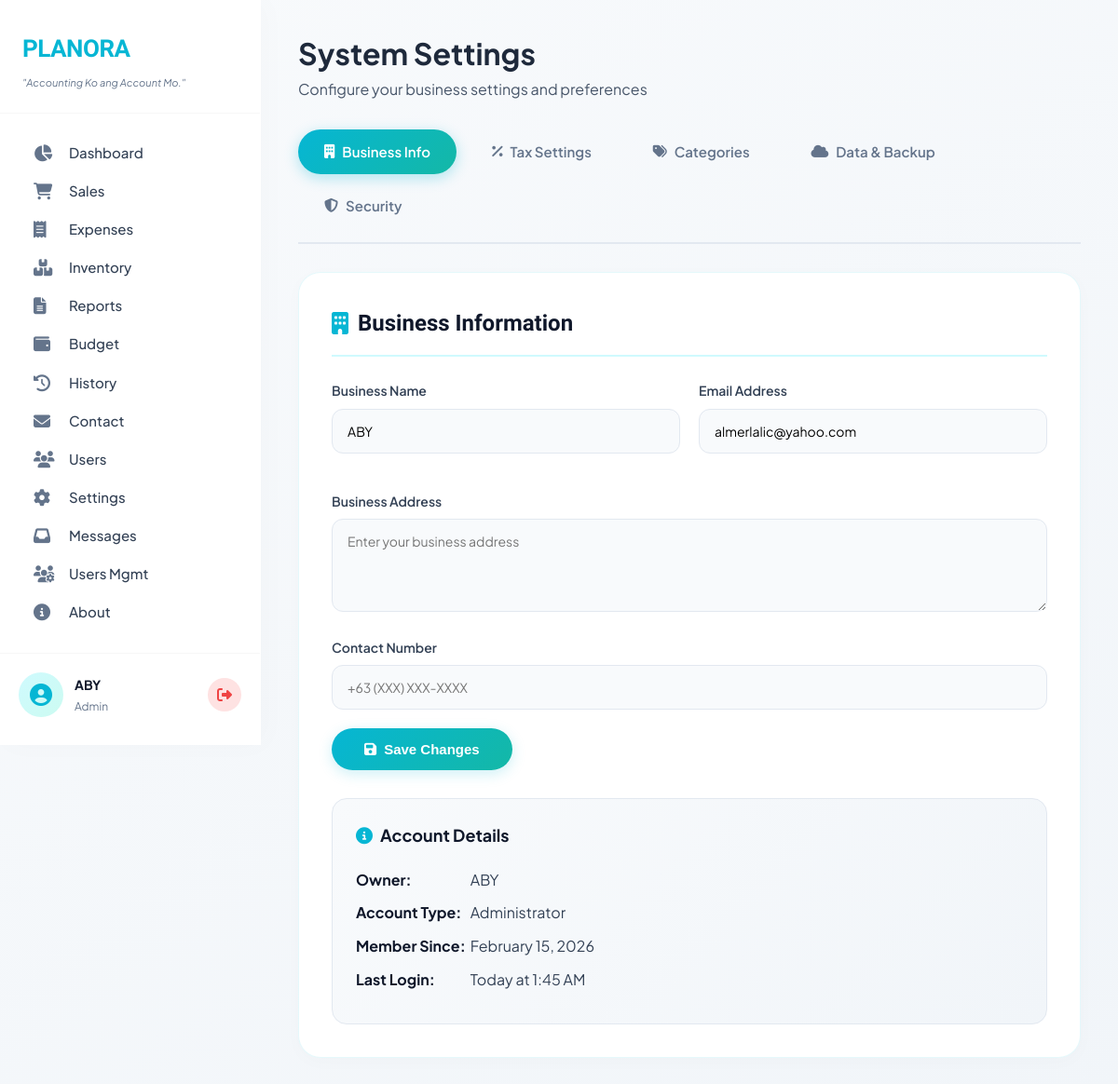
/settings.php (signed in), run on the app's committed database.
### tables this page shows
CREATE TABLE `users` (
  `id` int(11) NOT NULL,
  `business_name` varchar(255) DEFAULT NULL,
  `owner_name` varchar(255) DEFAULT NULL,
  `email` varchar(255) NOT NULL,
  `password` varchar(255) NOT NULL,
  `role` enum('admin','staff') DEFAULT 'staff',
  `status` enum('active','inactive') DEFAULT 'active',
  `created_at` timestamp NOT NULL DEFAULT current_timestamp()
);

### settings.php (the view, shortened to what this page needs)
<?php
require_once 'config/database.php';
$user_id = $_SESSION['user_id'];
$user_name = $_SESSION['user_name'];
$stmt = $pdo->prepare("SELECT * FROM users WHERE id = ?");
$stmt->execute([$user_id]);
$user = $stmt->fetch();
$active_tab = $_GET['tab'] ?? 'business';
?>
<!DOCTYPE html>
<html lang="en">
<head>
    <link rel="stylesheet" href="https://cdnjs.cloudflare.com/ajax/libs/font-awesome/6.4.0/css/all.min.css">
    <link href="https://unpkg.com/aos@2.3.1/dist/aos.css" rel="stylesheet">
    <link rel="stylesheet" href="style.css">
</head>
<body>
    <div class="container">
        <aside class="sidebar">
            <div class="logo-section">
                <h1>PLANORA</h1>
                <p class="tagline">"Accounting Ko ang Account Mo."</p>
            </div>
           <nav class="nav-menu">
    <a href="index.php" class="nav-item home">
        <i class="fas fa-chart-pie"></i>
        <span>Dashboard</span>
    </a>
    <a href="sales.php" class="nav-item sales">
        <i class="fas fa-shopping-cart"></i>
        <span>Sales</span>
    </a>
    <a href="expenses.php" class="nav-item expenses">
        <i class="fas fa-receipt"></i>
        <span>Expenses</span>
    </a>
    <a href="inventory.php" class="nav-item inventory">
        <i class="fas fa-boxes"></i>
        <span>Inventory</span>
    </a>
    <a href="reports.php" class="nav-item reports">
        <i class="fas fa-file-alt"></i>
        <span>Reports</span>
    </a>
    <a href="budget.php" class="nav-item budget">
        <i class="fas fa-wallet"></i>
        <span>Budget</span>
    </a>
    <a href="history.php" class="nav-item history">
        <i class="fas fa-history"></i>
        <span>History</span>
    </a>
    <a href="contact.php" class="nav-item contact">
        <i class="fas fa-envelope"></i>
        <span>Contact</span>
    </a>
    <a href="users.php" class="nav-item users">
        <i class="fas fa-users"></i>
        <span>Users</span>
    </a>
    <a href="settings.php" class="nav-item settings">
        <i class="fas fa-cog"></i>
        <span>Settings</span>
    </a>
    <a href="admin_messages.php" class="nav-item admin-messages">
        <i class="fas fa-inbox"></i>
        <span>Messages</span>
    </a>
    <a href="admin_users.php" class="nav-item admin-users">
        <i class="fas fa-users-cog"></i>
        <span>Users Mgmt</span>
    </a>
    <a href="about.php" class="nav-item about">
        <i class="fas fa-info-circle"></i>
        <span>About</span>
    </a>
</nav>
            <div class="user-info">
                <div class="user-avatar">
                    <i class="fas fa-user-circle"></i>
                </div>
                <div class="user-details">
                    <p class="user-name"><?php echo htmlspecialchars($user_name); ?></p>
                    <p class="user-role"><?php echo ucfirst($_SESSION['user_role']); ?></p>
                </div>
                <a href="logout.php" class="logout-btn" title="Logout">
                    <i class="fas fa-sign-out-alt"></i>
                </a>
            </div>
        </aside>
        <main class="main-content">
            <div class="settings-header">
                <h1>System Settings</h1>
                <p class="subtitle">Configure your business settings and preferences</p>
            </div>
            <div class="settings-tabs">
                <a href="?tab=business" class="tab-btn <?php echo $active_tab === 'business' ? 'active' : ''; ?>">
                    <i class="fas fa-building"></i> Business Info
                </a>
                <a href="?tab=tax" class="tab-btn <?php echo $active_tab === 'tax' ? 'active' : ''; ?>">
                    <i class="fas fa-percent"></i> Tax Settings
                </a>
                <a href="?tab=categories" class="tab-btn <?php echo $active_tab === 'categories' ? 'active' : ''; ?>">
                    <i class="fas fa-tags"></i> Categories
                </a>
                <a href="?tab=backup" class="tab-btn <?php echo $active_tab === 'backup' ? 'active' : ''; ?>">
                    <i class="fas fa-cloud"></i> Data & Backup
                </a>
                <a href="?tab=security" class="tab-btn <?php echo $active_tab === 'security' ? 'active' : ''; ?>">
                    <i class="fas fa-shield-alt"></i> Security
                </a>
            </div>
            <?php if ($active_tab === 'business'): ?>
            <div class="settings-section" data-aos="fade-up">
                <h3><i class="fas fa-building"></i> Business Information</h3>
                <form method="POST" action="">
                    <div class="form-grid">
                        <div class="form-group">
                            <label>Business Name</label>
                            <input type="text" name="business_name" value="<?php echo htmlspecialchars($user['business_name'] ?? 'PLANORA Demo'); ?>" required>
                        </div>
                        <div class="form-group">
                            <label>Email Address</label>
                            <input type="email" name="email" value="<?php echo htmlspecialchars($user['email']); ?>" required>
                        </div>
                    </div>
                    <div class="form-group">
                        <label>Business Address</label>
                        <textarea name="address" rows="3" placeholder="Enter your business address"><?php echo htmlspecialchars($_POST['address'] ?? ''); ?></textarea>
                    </div>
                    <div class="form-group">
                        <label>Contact Number</label>
                        <input type="text" name="contact" placeholder="+63 (XXX) XXX-XXXX" value="<?php echo htmlspecialchars($_POST['contact'] ?? ''); ?>">
                    </div>
                    <button type="submit" name="update_business" class="save-btn">
                        <i class="fas fa-save"></i> Save Changes
                    </button>
                </form>
                <div class="info-display">
                    <h4><i class="fas fa-info-circle"></i> Account Details</h4>
                    <p><strong>Owner:</strong> <?php echo htmlspecialchars($user['owner_name']); ?></p>
                    <p><strong>Account Type:</strong> Administrator</p>
                    <p><strong>Member Since:</strong> <?php echo date('F j, Y', strtotime($user['created_at'])); ?></p>
                    <p><strong>Last Login:</strong> Today at <?php echo date('g:i A'); ?></p>
                </div>
            </div>
            <?php endif; ?>
        </main>
    </div>
</body>
</html>

### settings.php (style rules this page uses)
:root { --primary: #06B6D4; --primary-dark: #0891b2; --primary-light: #22d3ee; --primary-soft: #cffafe; --accent: #14B8A6; --accent-soft: #ccfbf1; --success: #10B981; --warning: #F59E0B; --danger: #EF4444; }
.settings-header { margin-bottom: 30px; }
.settings-tabs { display: flex; flex-wrap: wrap; gap: 10px; margin-bottom: 30px; border-bottom: 2px solid #e2e8f0; padding-bottom: 15px; }
.tab-btn { padding: 12px 28px; border: none; background: transparent; border-radius: 30px; font-weight: 600; cursor: pointer; transition: all 0.3s ease; color: #64748b; font-size: 15px; display: flex; align-items: center; gap: 8px; text-decoration: none; }
.tab-btn.active { background: linear-gradient(135deg, var(--primary), var(--accent)); color: white; box-shadow: 0 4px 15px rgba(6, 182, 212, 0.3); }
.settings-section { background: white; border-radius: 24px; padding: 35px; box-shadow: 0 4px 20px rgba(0,0,0,0.02); border: 1px solid rgba(6, 182, 212, 0.1); margin-bottom: 30px; }
.settings-section h3 { font-family: 'Enriqueta', serif; font-size: 24px; margin-bottom: 25px; padding-bottom: 15px; border-bottom: 2px solid var(--primary-soft); color: #0f172a; display: flex; align-items: center; gap: 10px; }
.settings-section h3 i { color: var(--primary); }
.settings-section h4 { font-size: 18px; color: #334155; margin: 30px 0 20px; display: flex; align-items: center; gap: 8px; }
.settings-section h4 i { color: var(--primary); }
.form-grid { display: grid; grid-template-columns: repeat(2, 1fr); gap: 20px; margin-bottom: 20px; }
.form-group { margin-bottom: 20px; }
.form-group label { display: block; margin-bottom: 8px; font-weight: 600; color: #334155; font-size: 14px; }
.form-group input, .form-group select, .form-group textarea { width: 100%; padding: 14px 16px; border: 1px solid #e2e8f0; border-radius: 12px; font-size: 14px; transition: all 0.3s ease; background: #f8fafc; font-family: inherit; }
.form-group textarea { resize: vertical; min-height: 100px; }
.save-btn { padding: 14px 35px; background: linear-gradient(135deg, var(--primary), var(--accent)); color: white; border: none; border-radius: 30px; font-weight: 600; font-size: 15px; cursor: pointer; transition: all 0.3s ease; box-shadow: 0 4px 15px rgba(6, 182, 212, 0.2); display: inline-flex; align-items: center; gap: 8px; }
.info-display { background: linear-gradient(135deg, #f8fafc, #f1f5f9); border-radius: 16px; padding: 25px; margin-top: 30px; border: 1px solid #e2e8f0; }
.info-display h4 { margin-top: 0; color: #0f172a; }
.info-display p { margin-bottom: 10px; color: #334155; }
.info-display p strong { color: #0f172a; width: 120px; display: inline-block; }

### data on the page
users: business_name "ABY", email "almerlalic@yahoo.com", owner_name "ABY", created_at "February 15, 2026"

### other printed values
$user_name "ABY"
$_SESSION['user_role'] "Admin"
